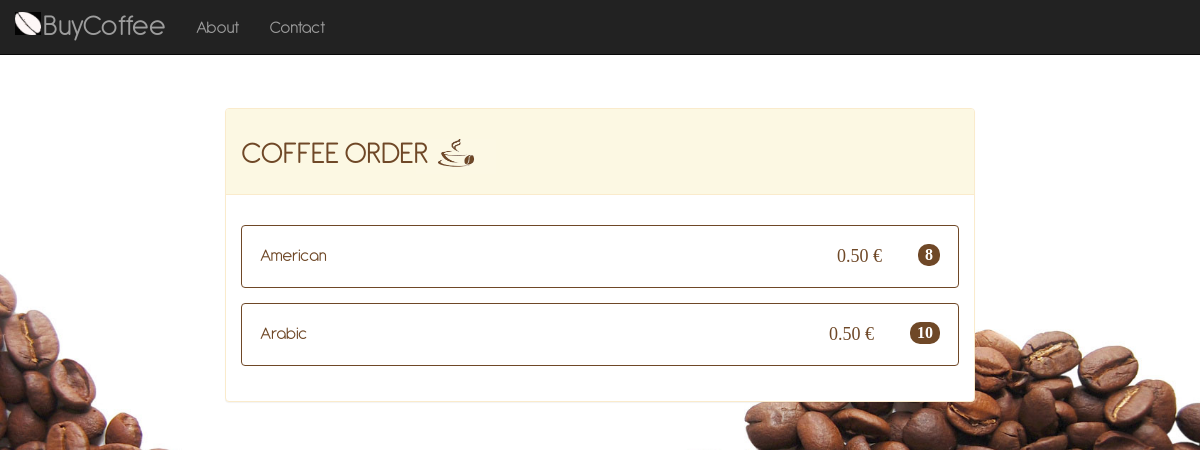
/coffee/, run on an earlier commit of the app's database.
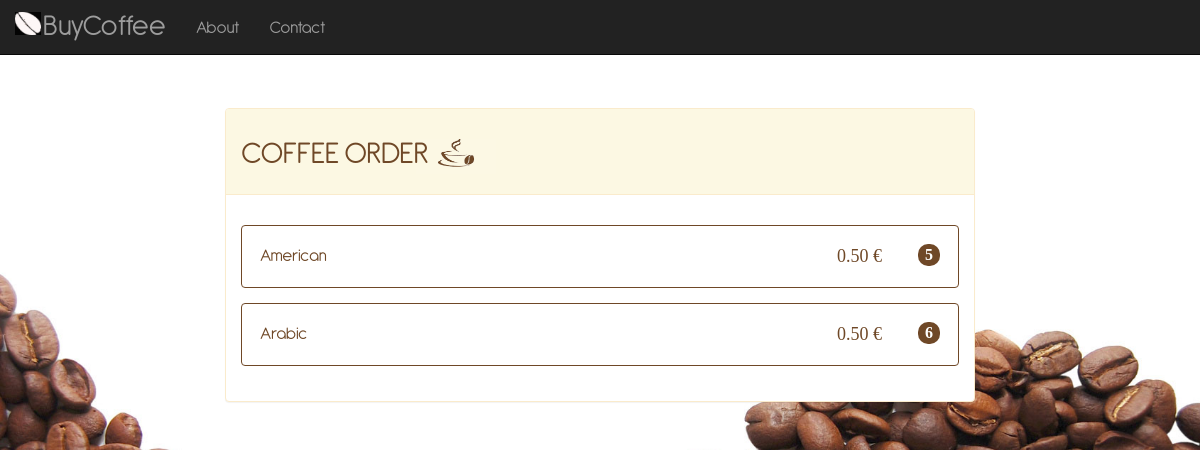
And on a later commit of the database.
### coffee/models.py (models this page shows, shortened)
class CoffeeCapsule(models.Model):
    AMERICAN = 'American'
    ARABIC = 'Arabic'
    COFFEE_CHOICES = (
        (AMERICAN, 'American'),
        (ARABIC, 'Arabic'),
    )
    coffeeType = models.CharField('Type', choices=COFFEE_CHOICES, max_length=25)
    additionDate = models.DateTimeField('addition date', default=timezone.now)
    expirationDate = models.DateTimeField('expiration date')
    coffeeDescription = models.TextField('Description', max_length=200, help_text="Insert a brief product description")
    coffeePrice = models.DecimalField('Price', max_digits=4, decimal_places=2, default=0.50)
    coffeeQuantity = models.PositiveSmallIntegerField('Quantity', default=1, editable=True)
    coffeeImage = models.ImageField(blank=True, null=True)

### coffee/views.py (the view)
# urls.py: path('', views.IndexView.as_view(), name='index'),
class IndexView(generic.ListView):
    template_name = 'coffee/index.html'
    context_object_name = 'coffee_list'
    def get_queryset(self):
        return CoffeeCapsule.objects.all().values('coffeeType', 'coffeePrice').annotate(coffeeQuantity=Sum('coffeeQuantity'))

### coffee/templates/coffee/index.html (shortened to what this page needs)
<!doctype html>
<html>
    <head>
        {% load static %}
        <link href="{% static '/coffee/css/bootstrap.min.css' %}" rel="stylesheet" type="text/css">
        <link href="{% static '/coffee/css/custom.css' %}" rel="stylesheet" type="text/css">
    </head>
    <body>
    <nav class="navbar navbar-inverse navbar-fixed-top" role="navigation">
        <div class="container">
            <div class="navbar-header">
                <a class="navbar-brand" href="{% url 'index' %}">
                    BuyCoffee
                </a>
            </div>
            <div class="collapse navbar-collapse" id="bs-example-navbar-collapse-1">
                <ul class="nav navbar-nav">
                    <li>
                        <a href="{% url 'about' %}">About</a>
                    </li>
                    <li>
                        <a href="{% url 'contact' %}">Contact</a>
                    </li>
                </ul>
            </div>
        </div>
    </nav>
        <div class="container-fluid">
            <div class="panel panel-warning">
                <div class="panel-heading">
                    <h1 id="title">COFFEE ORDER</h1>
                </div>
                <div id="panel-index-body" class="panel-body">
                    {% load static %}
                    {% if coffee_list %}
                    <ul class="list-group">
                        {% for capsule in coffee_list %}
                            {% if capsule.coffeeQuantity is 0 %}
                                <button type="button" class="list-group-item disabled">
                                    <font color="#808080">{{ capsule.coffeeType }}</font>
                                    <span class="badge badge-primary badge-pill">No available</span>
                                </button>
                            {% else %}
                                <a class="nounderline" href="{% url 'payment' capsule.coffeeType %}">
                                    <button type="button" class="list-group-item">
                                        <font color="#6F4827">{{ capsule.coffeeType }}</font>
                                        <span class="badge badge-primary badge-pill">{{ capsule.coffeeQuantity }}</span>
                                        <span id="priceId">{{ capsule.coffeePrice }} €</span>
                                    </button>
                                </a>
                            {% endif %}
                        {% endfor %}
                    </ul>
                    {% else %}
                    <ul class="list-group-item-warning">Non ci sono cialde disponibili</ul>
                    {% endif %}
                </div>
            </div>
        </div>
                {% load static %}
    </body>
</html>

### coffee/static/coffee/css/custom.css (style rules this page uses)
h1 { text-align: left; font-family: Antipasto, Times, Serif; font-size: 32px; color: #6F4827; }
#title { text-align: left; font-family: Antipasto, Times, Serif; font-size: 32px; color: #6F4827; padding: 0 0 0 0; background-image: url(../image/tazza3.png); background-repeat: no-repeat; background-size: 80px 50px; background-position: 175px, 0, 20px; }
.nounderline { text-decoration-color: white; text-decoration: none !important; text-line-through-color: white; color: #6F4827; }
.list-group-item { color: #6F4827; border-color: #6F4827; text-line-through-color: #6F4827; margin-top: 2%; padding: 1em; font-size: large; }
.badge-primary { background-color: #6F4827; margin-right: auto; float: right; font-family: Times; font-size: medium; }
@media only screen and (min-width: 800px) { .container-fluid { max-width: 65%; margin-left: auto; margin-right: auto; padding-top: 6em; } }
@media only screen and (min-width: 800px) { .navbar-brand { font-size: 170%; padding: 18px 15px 0 28px; background-image: url(../image/download.png); background-repeat: no-repeat; background-size: 26px 23px; background-position: 0 12px; margin-left: 25%; } }
@media only screen and (min-width: 800px) { body { text-align: left; background-size: cover; background-repeat: no-repeat; font-family: Antipasto, Times, Serif; font-size: large; background-image: url("../image/background_desktop.jpg"); } }
.panel-body { background-color: transparent; }
#priceId { color: #6F4827; float: right; margin-right: 2em; font-family: Times; }
.navbar-nav { padding-top: 4px; }

What changed in the data, as far as the page shows it:
changed CoffeeCapsule "American": coffeeQuantity "8" → "5"
changed CoffeeCapsule "Arabic": coffeeQuantity "10" → "6"
